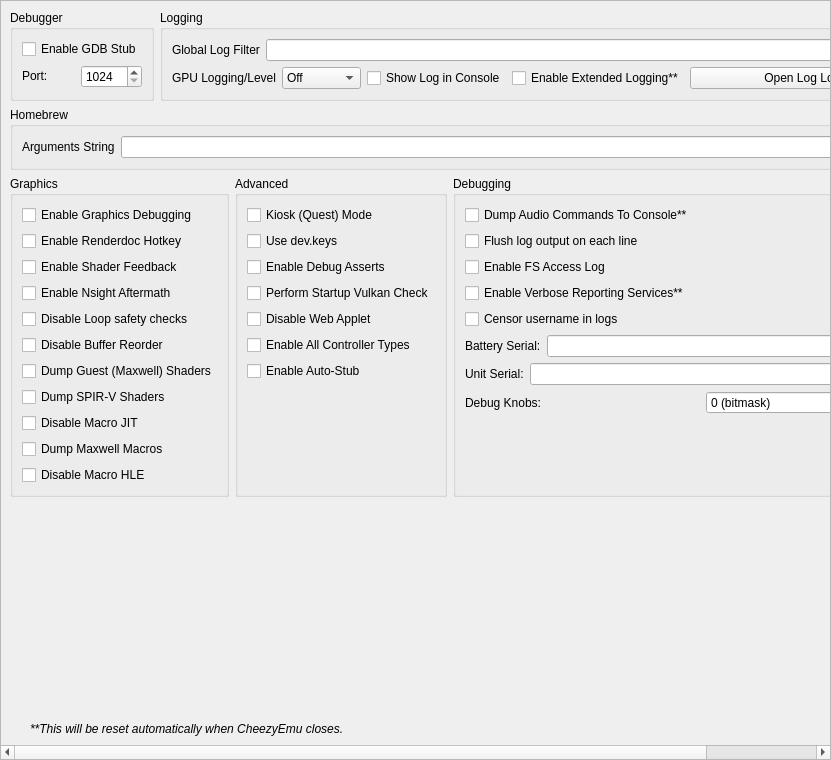
<?xml version="1.0" encoding="UTF-8"?>
<ui version="4.0">
 <class>ConfigureDebug</class>
 <widget class="QScrollArea" name="ConfigureDebug">
  <property name="geometry">
   <rect>
    <x>0</x>
    <y>0</y>
    <width>831</width>
    <height>760</height>
   </rect>
  </property>
  <property name="widgetResizable">
   <bool>true</bool>
  </property>
  <widget class="QWidget" name="widget">
   <property name="geometry">
    <rect>
     <x>0</x>
     <y>0</y>
     <width>829</width>
     <height>758</height>
    </rect>
   </property>
   <layout class="QVBoxLayout" name="verticalLayout_1">
    <item>
     <layout class="QHBoxLayout" name="horizontalLayout">
      <property name="topMargin">
       <number>0</number>
      </property>
      <item>
       <widget class="QGroupBox" name="groupBox">
        <property name="sizePolicy">
         <sizepolicy hsizetype="Preferred" vsizetype="Preferred">
          <horstretch>0</horstretch>
          <verstretch>0</verstretch>
         </sizepolicy>
        </property>
        <property name="title">
         <string>Debugger</string>
        </property>
        <property name="alignment">
         <set>Qt::AlignmentFlag::AlignLeading|Qt::AlignmentFlag::AlignLeft|Qt::AlignmentFlag::AlignTop</set>
        </property>
        <property name="flat">
         <bool>false</bool>
        </property>
        <property name="checkable">
         <bool>false</bool>
        </property>
        <layout class="QVBoxLayout" name="verticalLayout_3">
         <item>
          <widget class="QWidget" name="debug_widget" native="true">
           <property name="sizePolicy">
            <sizepolicy hsizetype="Preferred" vsizetype="Maximum">
             <horstretch>0</horstretch>
             <verstretch>0</verstretch>
            </sizepolicy>
           </property>
           <layout class="QVBoxLayout" name="verticalLayout">
            <property name="sizeConstraint">
             <enum>QLayout::SizeConstraint::SetDefaultConstraint</enum>
            </property>
            <property name="leftMargin">
             <number>0</number>
            </property>
            <property name="topMargin">
             <number>0</number>
            </property>
            <property name="rightMargin">
             <number>0</number>
            </property>
            <property name="bottomMargin">
             <number>0</number>
            </property>
            <item>
             <widget class="QCheckBox" name="toggle_gdbstub">
              <property name="sizePolicy">
               <sizepolicy hsizetype="Maximum" vsizetype="Maximum">
                <horstretch>0</horstretch>
                <verstretch>0</verstretch>
               </sizepolicy>
              </property>
              <property name="text">
               <string>Enable GDB Stub</string>
              </property>
             </widget>
            </item>
            <item>
             <widget class="QWidget" name="horizontalWidget_3" native="true">
              <property name="sizePolicy">
               <sizepolicy hsizetype="Preferred" vsizetype="Maximum">
                <horstretch>0</horstretch>
                <verstretch>0</verstretch>
               </sizepolicy>
              </property>
              <layout class="QHBoxLayout" name="horizontalLayout_3">
               <property name="leftMargin">
                <number>0</number>
               </property>
               <property name="topMargin">
                <number>0</number>
               </property>
               <property name="rightMargin">
                <number>0</number>
               </property>
               <property name="bottomMargin">
                <number>0</number>
               </property>
               <item>
                <widget class="QLabel" name="label_11">
                 <property name="sizePolicy">
                  <sizepolicy hsizetype="Minimum" vsizetype="Maximum">
                   <horstretch>0</horstretch>
                   <verstretch>0</verstretch>
                  </sizepolicy>
                 </property>
                 <property name="text">
                  <string>Port:</string>
                 </property>
                </widget>
               </item>
               <item>
                <widget class="QSpinBox" name="gdbport_spinbox">
                 <property name="sizePolicy">
                  <sizepolicy hsizetype="Preferred" vsizetype="Maximum">
                   <horstretch>0</horstretch>
                   <verstretch>0</verstretch>
                  </sizepolicy>
                 </property>
                 <property name="minimum">
                  <number>1024</number>
                 </property>
                 <property name="maximum">
                  <number>65535</number>
                 </property>
                </widget>
               </item>
              </layout>
             </widget>
            </item>
           </layout>
          </widget>
         </item>
        </layout>
       </widget>
      </item>
      <item>
       <widget class="QGroupBox" name="groupBox_2">
        <property name="sizePolicy">
         <sizepolicy hsizetype="Expanding" vsizetype="Preferred">
          <horstretch>0</horstretch>
          <verstretch>0</verstretch>
         </sizepolicy>
        </property>
        <property name="title">
         <string>Logging</string>
        </property>
        <layout class="QGridLayout" name="gridLayout_1">
         <item row="0" column="0" colspan="4">
          <widget class="QWidget" name="logging_widget" native="true">
           <property name="sizePolicy">
            <sizepolicy hsizetype="Preferred" vsizetype="Maximum">
             <horstretch>0</horstretch>
             <verstretch>0</verstretch>
            </sizepolicy>
           </property>
           <layout class="QHBoxLayout" name="horizontalLayout_1">
            <property name="leftMargin">
             <number>0</number>
            </property>
            <property name="topMargin">
             <number>0</number>
            </property>
            <property name="rightMargin">
             <number>0</number>
            </property>
            <property name="bottomMargin">
             <number>0</number>
            </property>
            <item>
             <widget class="QLabel" name="label_1">
              <property name="sizePolicy">
               <sizepolicy hsizetype="Preferred" vsizetype="Preferred">
                <horstretch>0</horstretch>
                <verstretch>0</verstretch>
               </sizepolicy>
              </property>
              <property name="text">
               <string>Global Log Filter</string>
              </property>
             </widget>
            </item>
            <item>
             <widget class="QLineEdit" name="log_filter_edit"/>
            </item>
           </layout>
          </widget>
         </item>
         <item row="1" column="0">
          <widget class="QWidget" name="gpu_log_level_widget" native="true">
           <property name="sizePolicy">
            <sizepolicy hsizetype="Preferred" vsizetype="Maximum">
             <horstretch>0</horstretch>
             <verstretch>0</verstretch>
            </sizepolicy>
           </property>
           <layout class="QHBoxLayout" name="gpu_log_level_layout">
            <property name="leftMargin">
             <number>0</number>
            </property>
            <property name="topMargin">
             <number>0</number>
            </property>
            <property name="rightMargin">
             <number>0</number>
            </property>
            <property name="bottomMargin">
             <number>0</number>
            </property>
            <item>
             <widget class="QLabel" name="gpu_log_level_label">
              <property name="text">
               <string>GPU Logging/Level</string>
              </property>
             </widget>
            </item>
            <item>
             <widget class="QComboBox" name="gpu_log_level">
              <property name="toolTip">
               <string>Detail level for GPU logs. Off disables logging entirely.</string>
              </property>
              <item>
               <property name="text">
                <string>Off</string>
               </property>
              </item>
              <item>
               <property name="text">
                <string>Errors</string>
               </property>
              </item>
              <item>
               <property name="text">
                <string>Standard</string>
               </property>
              </item>
              <item>
               <property name="text">
                <string>Verbose</string>
               </property>
              </item>
              <item>
               <property name="text">
                <string>All</string>
               </property>
              </item>
             </widget>
            </item>
           </layout>
          </widget>
         </item>
         <item row="1" column="1">
          <widget class="QCheckBox" name="toggle_console">
           <property name="text">
            <string>Show Log in Console</string>
           </property>
          </widget>
         </item>
         <item row="1" column="2">
          <widget class="QCheckBox" name="extended_logging">
           <property name="enabled">
            <bool>true</bool>
           </property>
           <property name="toolTip">
            <string>When checked, the max size of the log increases from 100 MB to 1 GB</string>
           </property>
           <property name="text">
            <string>Enable Extended Logging**</string>
           </property>
          </widget>
         </item>
         <item row="1" column="3">
          <widget class="QPushButton" name="open_log_button">
           <property name="sizePolicy">
            <sizepolicy hsizetype="Expanding" vsizetype="Maximum">
             <horstretch>1</horstretch>
             <verstretch>0</verstretch>
            </sizepolicy>
           </property>
           <property name="minimumSize">
            <size>
             <width>250</width>
             <height>0</height>
            </size>
           </property>
           <property name="text">
            <string>Open Log Location</string>
           </property>
          </widget>
         </item>
        </layout>
       </widget>
      </item>
     </layout>
    </item>
    <item>
     <widget class="QGroupBox" name="groupBox_3">
      <property name="title">
       <string>Homebrew</string>
      </property>
      <layout class="QVBoxLayout" name="verticalLayout_5">
       <item>
        <layout class="QHBoxLayout" name="horizontalLayout_4">
         <item>
          <widget class="QLabel" name="label_3">
           <property name="text">
            <string>Arguments String</string>
           </property>
          </widget>
         </item>
         <item>
          <widget class="QLineEdit" name="homebrew_args_edit"/>
         </item>
        </layout>
       </item>
      </layout>
     </widget>
    </item>
    <item>
     <layout class="QHBoxLayout" name="horizontalLayout_2">
      <item>
       <widget class="QGroupBox" name="groupBox_4">
        <property name="title">
         <string>Graphics</string>
        </property>
        <layout class="QGridLayout" name="gridLayout_2">
         <item row="4" column="0">
          <widget class="QCheckBox" name="disable_loop_safety_checks">
           <property name="toolTip">
            <string>When checked, it executes shaders without loop logic changes</string>
           </property>
           <property name="text">
            <string>Disable Loop safety checks</string>
           </property>
          </widget>
         </item>
         <item row="9" column="0">
          <widget class="QCheckBox" name="dump_macros">
           <property name="enabled">
            <bool>true</bool>
           </property>
           <property name="toolTip">
            <string>When checked, it will dump all the macro programs of the GPU</string>
           </property>
           <property name="text">
            <string>Dump Maxwell Macros</string>
           </property>
          </widget>
         </item>
         <item row="3" column="0">
          <widget class="QCheckBox" name="enable_nsight_aftermath">
           <property name="toolTip">
            <string>When checked, it enables Nsight Aftermath crash dumps</string>
           </property>
           <property name="text">
            <string>Enable Nsight Aftermath</string>
           </property>
          </widget>
         </item>
         <item row="6" column="0">
          <widget class="QCheckBox" name="dump_guest_shaders">
           <property name="enabled">
            <bool>true</bool>
           </property>
           <property name="toolTip">
            <string>When checked, it will dump original Maxwell guest shader bytecode (the input to the recompiler) as .ash files under DumpDir/shaders/. Useful for inspection with nvdisasm.</string>
           </property>
           <property name="text">
            <string>Dump Guest (Maxwell) Shaders</string>
           </property>
          </widget>
         </item>
         <item row="1" column="0">
          <widget class="QCheckBox" name="enable_renderdoc_hotkey">
           <property name="text">
            <string>Enable Renderdoc Hotkey</string>
           </property>
          </widget>
         </item>
         <item row="8" column="0">
          <widget class="QCheckBox" name="disable_macro_jit">
           <property name="enabled">
            <bool>true</bool>
           </property>
           <property name="toolTip">
            <string>When checked, it disables the macro Just In Time compiler. Enabling this makes games run slower</string>
           </property>
           <property name="text">
            <string>Disable Macro JIT</string>
           </property>
          </widget>
         </item>
         <item row="10" column="0">
          <widget class="QCheckBox" name="disable_macro_hle">
           <property name="enabled">
            <bool>true</bool>
           </property>
           <property name="toolTip">
            <string>When checked, it disables the macro HLE functions. Enabling this makes games run slower</string>
           </property>
           <property name="text">
            <string>Disable Macro HLE</string>
           </property>
          </widget>
         </item>
         <item row="0" column="0">
          <widget class="QCheckBox" name="enable_graphics_debugging">
           <property name="enabled">
            <bool>true</bool>
           </property>
           <property name="toolTip">
            <string>When checked, the graphics API enters a slower debugging mode</string>
           </property>
           <property name="text">
            <string>Enable Graphics Debugging</string>
           </property>
          </widget>
         </item>
         <item row="11" column="0">
          <spacer name="verticalSpacer_5">
           <property name="orientation">
            <enum>Qt::Orientation::Vertical</enum>
           </property>
           <property name="sizeType">
            <enum>QSizePolicy::Policy::Preferred</enum>
           </property>
           <property name="sizeHint" stdset="0">
            <size>
             <width>20</width>
             <height>0</height>
            </size>
           </property>
          </spacer>
         </item>
         <item row="2" column="0">
          <widget class="QCheckBox" name="enable_shader_feedback">
           <property name="toolTip">
            <string>When checked, yuzu will log statistics about the compiled pipeline cache</string>
           </property>
           <property name="text">
            <string>Enable Shader Feedback</string>
           </property>
          </widget>
         </item>
         <item row="5" column="0">
          <widget class="QCheckBox" name="disable_buffer_reorder">
           <property name="toolTip">
            <string>&lt;html&gt;&lt;head/&gt;&lt;body&gt;&lt;p&gt;When checked, disables reordering of mapped memory uploads which allows to associate uploads with specific draws. May reduce performance in some cases.&lt;/p&gt;&lt;/body&gt;&lt;/html&gt;</string>
           </property>
           <property name="text">
            <string>Disable Buffer Reorder</string>
           </property>
          </widget>
         </item>
         <item row="7" column="0">
          <widget class="QCheckBox" name="gpu_log_shader_dumps">
           <property name="toolTip">
            <string>When checked, it will dump the recompiler's output SPIR-V binaries (.spv) under LogDir/shaders/. Inspect via SPIRV-Tools (spirv-dis / spirv-cross / spirv-val) or RenderDoc.</string>
           </property>
           <property name="text">
            <string>Dump SPIR-V Shaders</string>
           </property>
          </widget>
         </item>
        </layout>
       </widget>
      </item>
      <item>
       <widget class="QGroupBox" name="groupBox_6">
        <property name="title">
         <string>Advanced</string>
        </property>
        <layout class="QGridLayout" name="gridLayout_4">
         <item row="3" column="0">
          <widget class="QCheckBox" name="perform_vulkan_check">
           <property name="toolTip">
            <string>Enables yuzu to check for a working Vulkan environment when the program starts up. Disable this if this is causing issues with external programs seeing yuzu.</string>
           </property>
           <property name="text">
            <string>Perform Startup Vulkan Check</string>
           </property>
          </widget>
         </item>
         <item row="4" column="0">
          <widget class="QCheckBox" name="disable_web_applet">
           <property name="text">
            <string>Disable Web Applet</string>
           </property>
          </widget>
         </item>
         <item row="5" column="0">
          <widget class="QCheckBox" name="enable_all_controllers">
           <property name="text">
            <string>Enable All Controller Types</string>
           </property>
          </widget>
         </item>
         <item row="6" column="0">
          <widget class="QCheckBox" name="use_auto_stub">
           <property name="text">
            <string>Enable Auto-Stub</string>
           </property>
          </widget>
         </item>
         <item row="0" column="0">
          <widget class="QCheckBox" name="quest_flag">
           <property name="text">
            <string>Kiosk (Quest) Mode</string>
           </property>
          </widget>
         </item>
         <item row="1" column="0">
          <widget class="QCheckBox" name="use_dev_keys">
           <property name="text">
            <string>Use dev.keys</string>
           </property>
          </widget>
         </item>
         <item row="2" column="0">
          <widget class="QCheckBox" name="use_debug_asserts">
           <property name="text">
            <string>Enable Debug Asserts</string>
           </property>
          </widget>
         </item>
         <item row="7" column="0">
          <spacer name="verticalSpacer_4">
           <property name="orientation">
            <enum>Qt::Orientation::Vertical</enum>
           </property>
           <property name="sizeType">
            <enum>QSizePolicy::Policy::Expanding</enum>
           </property>
           <property name="sizeHint" stdset="0">
            <size>
             <width>20</width>
             <height>0</height>
            </size>
           </property>
          </spacer>
         </item>
        </layout>
       </widget>
      </item>
      <item>
       <widget class="QGroupBox" name="groupBox_5">
        <property name="title">
         <string>Debugging</string>
        </property>
        <layout class="QGridLayout" name="gridLayout_3">
         <item row="6" column="0">
          <widget class="QWidget" name="serial_battery_widget" native="true">
           <property name="sizePolicy">
            <sizepolicy hsizetype="Preferred" vsizetype="Maximum">
             <horstretch>0</horstretch>
             <verstretch>0</verstretch>
            </sizepolicy>
           </property>
           <layout class="QHBoxLayout" name="horizontalLayout_11">
            <property name="leftMargin">
             <number>0</number>
            </property>
            <property name="topMargin">
             <number>0</number>
            </property>
            <property name="rightMargin">
             <number>0</number>
            </property>
            <property name="bottomMargin">
             <number>0</number>
            </property>
            <item>
             <widget class="QLabel" name="label_12">
              <property name="sizePolicy">
               <sizepolicy hsizetype="Preferred" vsizetype="Preferred">
                <horstretch>0</horstretch>
                <verstretch>0</verstretch>
               </sizepolicy>
              </property>
              <property name="text">
               <string>Battery Serial:</string>
              </property>
             </widget>
            </item>
            <item>
             <widget class="QLineEdit" name="serial_battery_edit"/>
            </item>
           </layout>
          </widget>
         </item>
         <item row="8" column="0">
          <widget class="QWidget" name="debug_knobs_widget" native="true">
           <property name="sizePolicy">
            <sizepolicy hsizetype="Preferred" vsizetype="Maximum">
             <horstretch>0</horstretch>
             <verstretch>0</verstretch>
            </sizepolicy>
           </property>
           <layout class="QHBoxLayout" name="horizontalLayout_debug_knobs">
            <property name="leftMargin">
             <number>0</number>
            </property>
            <property name="topMargin">
             <number>0</number>
            </property>
            <property name="rightMargin">
             <number>0</number>
            </property>
            <property name="bottomMargin">
             <number>0</number>
            </property>
            <item>
             <widget class="QLabel" name="label_debug_knobs">
              <property name="sizePolicy">
               <sizepolicy hsizetype="Preferred" vsizetype="Preferred">
                <horstretch>0</horstretch>
                <verstretch>0</verstretch>
               </sizepolicy>
              </property>
              <property name="text">
               <string>Debug Knobs:</string>
              </property>
             </widget>
            </item>
            <item>
             <widget class="QSpinBox" name="debug_knobs_spinbox">
              <property name="minimum">
               <number>0</number>
              </property>
              <property name="maximum">
               <number>65535</number>
              </property>
              <property name="toolTip">
               <string>Bitmask for quick development toggles</string>
              </property>
              <property name="statusTip">
               <string>Set debug knobs (bitmask)</string>
              </property>
              <property name="whatsThis">
               <string>16-bit debug knob set for quick development toggles</string>
              </property>
              <property name="suffix">
               <string> (bitmask)</string>
              </property>
             </widget>
            </item>
           </layout>
          </widget>
         </item>
         <item row="7" column="0">
          <widget class="QWidget" name="serial_board_widget" native="true">
           <property name="sizePolicy">
            <sizepolicy hsizetype="Preferred" vsizetype="Maximum">
             <horstretch>0</horstretch>
             <verstretch>0</verstretch>
            </sizepolicy>
           </property>
           <layout class="QHBoxLayout" name="horizontalLayout_12">
            <property name="leftMargin">
             <number>0</number>
            </property>
            <property name="topMargin">
             <number>0</number>
            </property>
            <property name="rightMargin">
             <number>0</number>
            </property>
            <property name="bottomMargin">
             <number>0</number>
            </property>
            <item>
             <widget class="QLabel" name="label_13">
              <property name="sizePolicy">
               <sizepolicy hsizetype="Preferred" vsizetype="Preferred">
                <horstretch>0</horstretch>
                <verstretch>0</verstretch>
               </sizepolicy>
              </property>
              <property name="text">
               <string>Unit Serial:</string>
              </property>
             </widget>
            </item>
            <item>
             <widget class="QLineEdit" name="serial_board_edit"/>
            </item>
           </layout>
          </widget>
         </item>
         <item row="20" column="0">
          <spacer name="verticalSpacer_3">
           <property name="orientation">
            <enum>Qt::Orientation::Vertical</enum>
           </property>
           <property name="sizeType">
            <enum>QSizePolicy::Policy::Expanding</enum>
           </property>
           <property name="sizeHint" stdset="0">
            <size>
             <width>20</width>
             <height>0</height>
            </size>
           </property>
          </spacer>
         </item>
         <item row="1" column="0">
          <widget class="QCheckBox" name="dump_audio_commands">
           <property name="toolTip">
            <string>Enable this to output the latest generated audio command list to the console. Only affects games using the audio renderer.</string>
           </property>
           <property name="text">
            <string>Dump Audio Commands To Console**</string>
           </property>
          </widget>
         </item>
         <item row="2" column="0">
          <widget class="QCheckBox" name="flush_line">
           <property name="text">
            <string>Flush log output on each line</string>
           </property>
          </widget>
         </item>
         <item row="3" column="0">
          <widget class="QCheckBox" name="fs_access_log">
           <property name="text">
            <string>Enable FS Access Log</string>
           </property>
          </widget>
         </item>
         <item row="4" column="0">
          <widget class="QCheckBox" name="reporting_services">
           <property name="text">
            <string>Enable Verbose Reporting Services**</string>
           </property>
          </widget>
         </item>
         <item row="5" column="0">
          <widget class="QCheckBox" name="censor_username">
           <property name="text">
            <string>Censor username in logs</string>
           </property>
          </widget>
         </item>
        </layout>
       </widget>
      </item>
     </layout>
    </item>
    <item>
     <spacer name="verticalSpacer">
      <property name="orientation">
       <enum>Qt::Orientation::Vertical</enum>
      </property>
      <property name="sizeHint" stdset="0">
       <size>
        <width>20</width>
        <height>0</height>
       </size>
      </property>
     </spacer>
    </item>
    <item>
     <widget class="QLabel" name="label_5">
      <property name="sizePolicy">
       <sizepolicy hsizetype="Expanding" vsizetype="Preferred">
        <horstretch>0</horstretch>
        <verstretch>0</verstretch>
       </sizepolicy>
      </property>
      <property name="font">
       <font>
        <italic>true</italic>
       </font>
      </property>
      <property name="text">
    <string>**This will be reset automatically when CheezyEmu closes.</string>
      </property>
      <property name="indent">
       <number>20</number>
      </property>
     </widget>
    </item>
   </layout>
  </widget>
 </widget>
 <tabstops>
  <tabstop>log_filter_edit</tabstop>
  <tabstop>toggle_console</tabstop>
  <tabstop>extended_logging</tabstop>
  <tabstop>open_log_button</tabstop>
  <tabstop>homebrew_args_edit</tabstop>
  <tabstop>enable_graphics_debugging</tabstop>
  <tabstop>enable_shader_feedback</tabstop>
  <tabstop>enable_nsight_aftermath</tabstop>
  <tabstop>fs_access_log</tabstop>
  <tabstop>reporting_services</tabstop>
  <tabstop>quest_flag</tabstop>
  <tabstop>use_debug_asserts</tabstop>
 </tabstops>
 <resources/>
 <connections/>
</ui>
